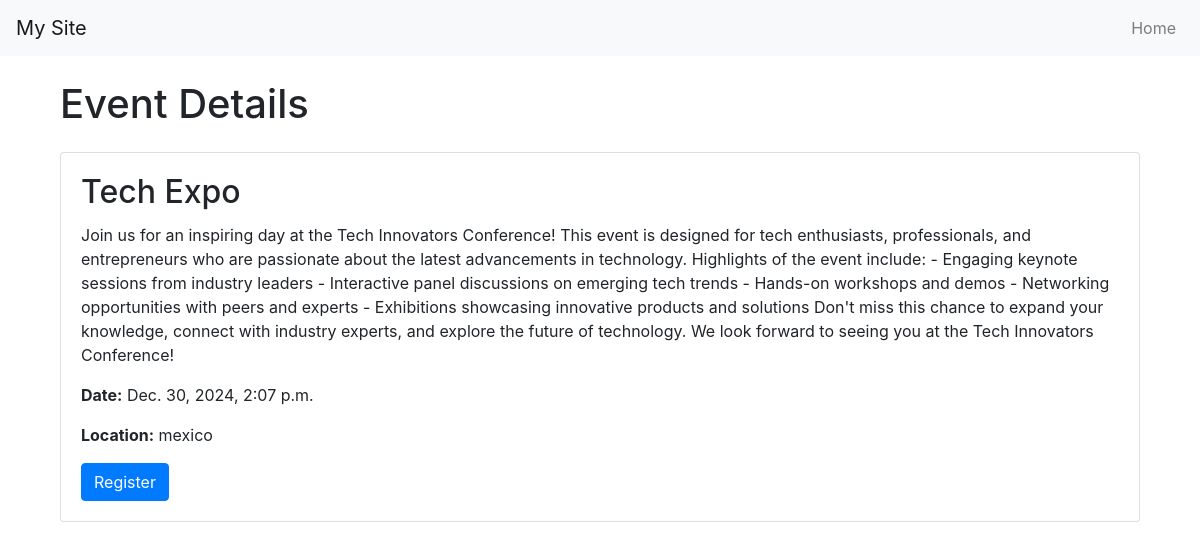
Screenshot of /event/2 with the database file from the repository.
### events/models.py (models this page shows, shortened)
class Event(models.Model):
    name = models.CharField(max_length=100)
    description = models.TextField()
    date = models.DateTimeField(default=timezone.now)
    location = models.CharField(max_length=100)

### events/views.py (the view)
# urls.py: path('event/<int:id>', views.event_details, name='event_details'),
def event_details(request, id):
    event = get_object_or_404(Event, id=id)
    return render(request, 'event/event_details.html', {'event': event})

### events/templates/event/event_details.html (shortened to what this page needs)
{% extends 'base.html' %}
{% block content %}
<div class="container">
    <h1 class="my-4">Event Details</h1>
    <div class="card">
        <div class="card-body">
            <h2 class="card-title">{{ event.name }}</h2>
            <p class="card-text">{{ event.description }}</p>
            <p class="card-text"><strong>Date:</strong> {{ event.date }}</p>
            <p class="card-text"><strong>Location:</strong> {{ event.location }}</p>
            <a href="{% url 'register' event.id %}" class="btn btn-primary">Register</a>
        </div>
    </div>
</div>
{% endblock content%}

### events/templates/base.html (style rules this page uses)
body { padding-top: 56px; }
.container { margin-top: 20px; }

### rows the page displays
Event: name "Tech Expo", description "Join us for an inspiring day at the Tech Innovators Conference! This event is designed for tech enthusiasts, professionals, and entrepreneurs who are passionate about the latest advancements in technology. Highlights of the event include: - Engaging keynote sessions from industry leaders - Interactive panel discussions on emerging tech trends - Hands-on workshops and demos - Networking opportunities with peers and experts - Exhibitions showcasing innovative products and solutions Don't miss this chance to expand your knowledge, connect with industry experts, and explore the future of technology. We look forward to seeing you at the Tech Innovators Conference!", date "Dec. 30, 2024, 2:07 p.m.", location "mexico"
